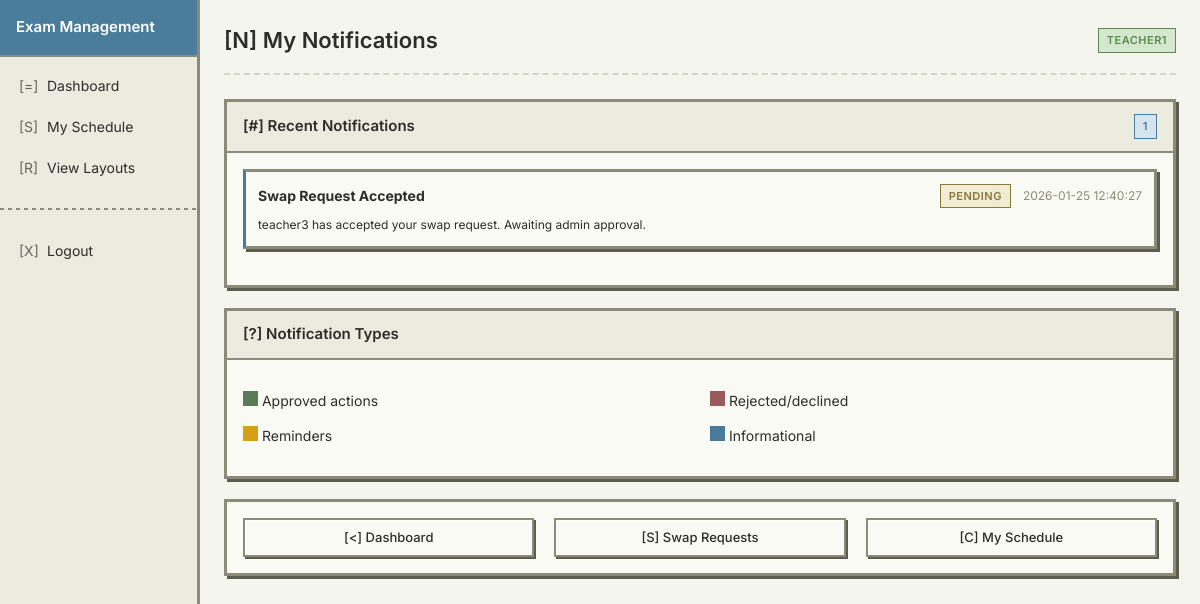
The page /teacher/notifications (signed in) on the database its author committed.
### tables this page shows
CREATE TABLE notifications (
            id INTEGER PRIMARY KEY AUTOINCREMENT,
            recipient_username TEXT NOT NULL,
            recipient_email TEXT,
            notification_type TEXT NOT NULL,
            subject TEXT NOT NULL,
            message TEXT NOT NULL,
            status TEXT DEFAULT 'pending',
            scheduled_for TIMESTAMP,
            sent_at TIMESTAMP,
            created_at TIMESTAMP DEFAULT CURRENT_TIMESTAMP,
            error_message TEXT
        );

### app.py (the view)
@app.route('/teacher/notifications')
def teacher_notifications():
    if 'username' not in session or session.get('role') != 'teacher':
        flash('Please login as teacher', 'danger')
        return redirect(url_for('login'))
    conn = sqlite3.connect(DB_PATH)
    cursor = conn.cursor()
    cursor.execute('''
        SELECT id, notification_type, subject, message, status, created_at
        FROM notifications
        WHERE recipient_username = ?
        ORDER BY created_at DESC
        LIMIT 50
    ''', (session['username'],))
    notifications = [{'id': row[0], 'type': row[1], 'subject': row[2],
                     'message': row[3], 'status': row[4], 'created': row[5]}
                    for row in cursor.fetchall()]
    conn.close()
    return render_template('teacher_notifications.html',
                         username=session['username'],
                         notifications=notifications)

### templates/teacher_notifications.html (shortened to what this page needs)
{% extends "base_retro.html" %}
{% block content %}
<div class="page-header">
    <h1>[N] My Notifications</h1>
    <span class="badge badge-green">{{ username }}</span>
</div>
<div class="card">
    <div class="card-header flex-between">
        <h3>[#] Recent Notifications</h3>
        <span class="badge badge-blue">{{ notifications|length }}</span>
    </div>
    <div class="card-body">
        {% if notifications %}
            {% for notif in notifications %}
            <div class="card mb-1" style="border-left: 3px solid {% if notif.type == 'swap_approved' %}#5a7a5a{% elif notif.type == 'exam_reminder' %}#d4a017{% elif 'rejected' in notif.type %}#9a5a5a{% else %}#4a7a9a{% endif %};">
                <div class="card-body" style="padding: 12px;">
                    <div class="flex-between mb-1">
                        <strong>{{ notif.subject }}</strong>
                        <div>
                            <span class="badge {% if notif.status == 'sent' %}badge-green{% elif notif.status == 'pending' %}badge-yellow{% else %}badge-red{% endif %}">
                                {{ notif.status }}
                            </span>
                            <span class="text-sm text-muted" style="margin-left: 8px;">{{ notif.created }}</span>
                        </div>
                    </div>
                    <p class="text-sm" style="margin: 0;">{{ notif.message }}</p>
                </div>
            </div>
            {% endfor %}
        {% else %}
            <div class="empty-state">
                <div class="empty-state-icon">[?]</div>
                <p>No notifications yet.</p>
                <p class="text-sm text-muted">You'll receive notifications for schedule changes, swap requests, and exam reminders.</p>
            </div>
        {% endif %}
    </div>
</div>
<div class="card mt-2">
    <div class="card-header">
        <h3>[?] Notification Types</h3>
    </div>
    <div class="card-body">
        <div class="grid-2">
            <div>
                <p><span style="display: inline-block; width: 15px; height: 15px; background: #5a7a5a;"></span> Approved actions</p>
                <p><span style="display: inline-block; width: 15px; height: 15px; background: #d4a017;"></span> Reminders</p>
            </div>
            <div>
                <p><span style="display: inline-block; width: 15px; height: 15px; background: #9a5a5a;"></span> Rejected/declined</p>
                <p><span style="display: inline-block; width: 15px; height: 15px; background: #4a7a9a;"></span> Informational</p>
            </div>
        </div>
    </div>
</div>
<div class="card mt-2">
    <div class="card-body">
        <div class="grid-3">
            <a href="{{ url_for('teacher_dashboard') }}" class="btn" style="display: block; text-align: center;">
                [<] Dashboard
            </a>
            <a href="{{ url_for('teacher_swap_requests') }}" class="btn" style="display: block; text-align: center;">
                [S] Swap Requests
            </a>
            <a href="{{ url_for('teacher_schedule') }}" class="btn" style="display: block; text-align: center;">
                [C] My Schedule
            </a>
        </div>
    </div>
</div>
{% endblock %}

### static/css/retro.css (style rules this page uses)
:root { --bg-primary: #f5f5f0; --bg-secondary: #ebebdf; --bg-card: #fafaf5; --border-color: #8b8b7a; --border-dark: #5c5c4f; --border-light: #d4d4c8; --text-primary: #2d2d2a; --text-secondary: #5c5c4f; --text-muted: #8b8b7a; --accent-blue: #4a7c9b; --accent-green: #5c8a4d; --accent-red: #9b4a4a; --accent-yellow: #b8a44a; --accent-purple: #7a5c8a; --shadow: 2px 2px 0 #8b8b7a; --shadow-inset: inset 1px 1px 0 #d4d4c8, inset -1px -1px 0 #5c5c4f; }
* { box-sizing: border-box; }
body { font-family: 'Inter', -apple-system, sans-serif; background-color: var(--bg-primary); color: var(--text-primary); margin: 0; padding: 0; min-height: 100vh; font-size: 14px; line-height: 1.5; }
.card { background: var(--bg-card); border: 3px solid var(--border-color); box-shadow: 3px 3px 0 var(--border-dark); margin-bottom: 20px; }
.card-header { padding: 12px 16px; background: var(--bg-secondary); border-bottom: 2px solid var(--border-color); font-weight: 600; display: flex; align-items: center; justify-content: space-between; }
.card-header h2, .card-header h3 { margin: 0; font-size: 15px; font-weight: 600; }
.card-body { padding: 16px; }
.btn { display: inline-flex; align-items: center; justify-content: center; padding: 8px 16px; font-family: inherit; font-size: 13px; font-weight: 500; border: 2px solid var(--border-color); background: var(--bg-card); color: var(--text-primary); cursor: pointer; box-shadow: 2px 2px 0 var(--border-dark), inset 1px 1px 0 #fff; transition: none; text-decoration: none; }
.badge { display: inline-block; padding: 3px 8px; font-size: 11px; font-weight: 600; border: 1px solid; text-transform: uppercase; letter-spacing: 0.5px; }
.badge-blue { background: #d4e5f0; color: var(--accent-blue); border-color: var(--accent-blue); }
.badge-green { background: #d4e8d0; color: var(--accent-green); border-color: var(--accent-green); }
.badge-yellow { background: #f0ecd4; color: #8a7a3a; border-color: var(--accent-yellow); }
.page-header { display: flex; align-items: center; justify-content: space-between; margin-bottom: 24px; padding-bottom: 16px; border-bottom: 2px dashed var(--border-light); }
.page-header h1 { margin: 0; font-size: 22px; font-weight: 600; color: var(--text-primary); }
.grid-2 { display: grid; grid-template-columns: repeat(2, 1fr); gap: 20px; }
.grid-3 { display: grid; grid-template-columns: repeat(3, 1fr); gap: 20px; }
.text-muted { color: var(--text-muted); }
.text-sm { font-size: 12px; }
.mt-2 { margin-top: 16px; }
.mb-1 { margin-bottom: 8px; }
.flex-between { display: flex; justify-content: space-between; align-items: center; }
.card { background: var(--bg-card); border: 3px solid var(--border-color); box-shadow: 3px 3px 0 var(--border-dark); margin-bottom: 20px; transition: transform 0.15s ease, box-shadow 0.15s ease; }
.btn { display: inline-flex; align-items: center; justify-content: center; padding: 8px 16px; font-family: inherit; font-size: 13px; font-weight: 500; border: 2px solid var(--border-color); background: var(--bg-card); color: var(--text-primary); cursor: pointer; box-shadow: 2px 2px 0 var(--border-dark), inset 1px 1px 0 #fff; transition: background 0.15s ease, transform 0.1s ease; text-decoration: none; }
.badge { display: inline-block; padding: 3px 8px; font-size: 11px; font-weight: 600; border: 1px solid; text-transform: uppercase; letter-spacing: 0.5px; transition: transform 0.15s ease; }

### rows shown on the page
notifications: recipient_username "TEACHER1", subject "Swap Request Accepted", status "PENDING", created "2026-01-25 12:40:27", message "teacher3 has accepted your swap request. Awaiting admin approval."

### other values the page prints
{{ notifications|length }} "1"
